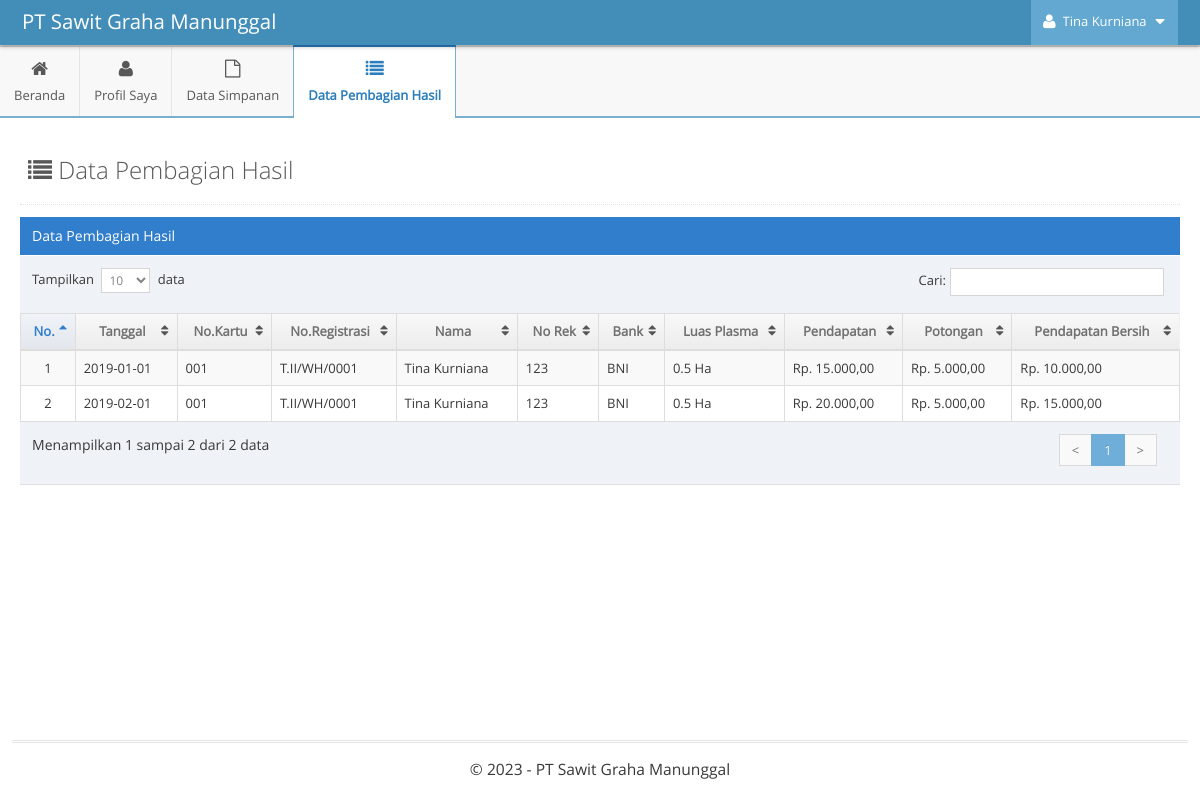
Page /anggota/indexAnggota.php?p=pembagian-hasil&m=pembagian-hasil (signed in) on the committed database.
### tables this page shows
CREATE TABLE `pembagian_hasil` (
  `id` int NOT NULL AUTO_INCREMENT,
  `id_anggota` int NOT NULL,
  `tanggal` date NOT NULL,
  `pendapatan` int NOT NULL,
  `potongan` int NOT NULL,
  `total_bersih` int NOT NULL,
  `id_tahun` int NOT NULL,
  `id_bulan` int NOT NULL,
  PRIMARY KEY (`id`),
  KEY `id_anggota` (`id_anggota`),
  KEY `id_tahun` (`id_tahun`),
  KEY `id_bulan` (`id_bulan`),
  CONSTRAINT `pembagian_hasil_ibfk_1` FOREIGN KEY (`id_anggota`) REFERENCES `anggota` (`id_anggota`) ON DELETE CASCADE,
  CONSTRAINT `pembagian_hasil_ibfk_2` FOREIGN KEY (`id_tahun`) REFERENCES `tahun` (`id`) ON DELETE CASCADE,
  CONSTRAINT `pembagian_hasil_ibfk_3` FOREIGN KEY (`id_bulan`) REFERENCES `bulan` (`id`) ON DELETE CASCADE
);

CREATE TABLE `anggota` (
  `id_anggota` int NOT NULL AUTO_INCREMENT,
  `username` varchar(255) NOT NULL,
  `password` varchar(255) NOT NULL,
  `nama` varchar(255) NOT NULL,
  `no_kartu` varchar(255) NOT NULL,
  `no_registrasi` varchar(255) NOT NULL,
  `alamat` text NOT NULL,
  `ktp` varchar(16) NOT NULL,
  `luas_plasma` varchar(255) NOT NULL,
  `foto` varchar(255) NOT NULL,
  `no_rek` varchar(255) NOT NULL,
  `bank` varchar(255) NOT NULL,
  `id_tahun` int NOT NULL,
  `no_hp` varchar(255) DEFAULT NULL,
  PRIMARY KEY (`id_anggota`),
  KEY `id_tahun` (`id_tahun`),
  CONSTRAINT `anggota_ibfk_1` FOREIGN KEY (`id_tahun`) REFERENCES `tahun` (`id`) ON DELETE CASCADE ON UPDATE CASCADE
);

### function-show.php (called while the page is built)
<?php
$host = 'localhost';
$username = 'root';
$password = '';
$dbname = 'skripsi-pirda2';
$conn = mysqli_connect($host, $username, $password, $dbname);
function tampilData($query)
{
    global $conn;
    $result = mysqli_query($conn, $query);
    $rows = [];
    while ($row = mysqli_fetch_assoc($result)) {
        $rows[] = $row;
    }
    return $rows;
}
?>

### anggota/pages-anggota/pembagian-hasil/pembagian-hasil.php (the view)
<?php
$id = $_SESSION['id'];
$query_tampil = "SELECT
                    pembagian_hasil.*,
					anggota.*
                FROM
                    pembagian_hasil
				INNER JOIN anggota ON anggota.id_anggota = pembagian_hasil.id_anggota
                WHERE anggota.id_anggota = $id";
$pembagian_hasil = tampilData($query_tampil);
?>
<div class="page-content">
	<div class="page-header">
		<h1 style="color:#585858">
			<i class="ace-icon fa fa-list"></i> Data Pembagian Hasil
		</h1>
	</div>
	<div class="row">
		<div class="col-xs-12">
			<div class="row">
				<div class="col-xs-12">
					<div class="table-header">
						Data Pembagian Hasil
					</div>
					<div>
						<table id="dynamic-table" class="table table-striped table-bordered table-hover">
							<thead>
								<tr>
									<th>No.</th>
									<th>Tanggal</th>
									<th>No.Kartu</th>
									<th>No.Registrasi</th>
									<th>Nama</th>
									<th>No Rek</th>
									<th>Bank</th>
									<th>Luas Plasma</th>
									<th>Pendapatan</th>
									<th>Potongan</th>
									<th>Pendapatan Bersih</th>
								</tr>
							</thead>
							<tbody>
								<?php
								$i = 1;
								foreach ($pembagian_hasil as $value) {
								?>
									<tr>
										<td class="center"><?= $i; ?></td>
										<td><?= $value['tanggal'] ?></td>
										<td><?= $value['no_kartu'] ?></td>
										<td><?= $value['no_registrasi'] ?></td>
										<td><?= $value['nama'] ?></td>
										<td><?= $value['no_rek'] ?></td>
										<td><?= $value['bank'] ?></td>
										<td><?= $value['luas_plasma'] ?> Ha</td>
										<td>Rp. <?= number_format($value['pendapatan'], 2, ",", "."); ?></td>
										<td>Rp. <?= number_format($value['potongan'], 2, ",", "."); ?></td>
										<td>Rp. <?= number_format($value['total_bersih'], 2, ",", "."); ?></td>
									</tr>
								<?php
									$i++;
								}
								?>
							</tbody>
						</table>
					</div>
				</div>
			</div>
		</div>
	</div>
</div>

### rows in the picture
pembagian_hasil: tanggal "2019-01-01", id_anggota.no_kartu "001", id_anggota.no_registrasi "T.II/WH/0001", id_anggota.nama "Tina Kurniana", id_anggota.no_rek "123", id_anggota.bank "BNI", id_anggota.luas_plasma "0.5", pendapatan "15.000,00", potongan "5.000,00", total_bersih "10.000,00"
pembagian_hasil: tanggal "2019-02-01", id_anggota.no_kartu "001", id_anggota.no_registrasi "T.II/WH/0001", id_anggota.nama "Tina Kurniana", id_anggota.no_rek "123", id_anggota.bank "BNI", id_anggota.luas_plasma "0.5", pendapatan "20.000,00", potongan "5.000,00", total_bersih "15.000,00"

### other values in the picture
$_SESSION['name'] "Tina Kurniana"
